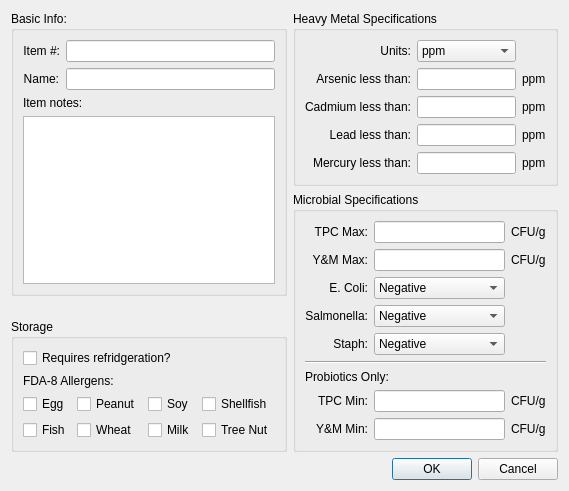
<?xml version="1.0" encoding="UTF-8"?>
<ui version="4.0">
 <class>Dialog</class>
 <widget class="QDialog" name="Dialog">
  <property name="geometry">
   <rect>
    <x>0</x>
    <y>0</y>
    <width>507</width>
    <height>453</height>
   </rect>
  </property>
  <property name="windowTitle">
   <string>Dialog</string>
  </property>
  <layout class="QGridLayout" name="gridLayout_4">
   <item row="4" column="1">
    <spacer name="verticalSpacer">
     <property name="orientation">
      <enum>Qt::Vertical</enum>
     </property>
     <property name="sizeHint" stdset="0">
      <size>
       <width>20</width>
       <height>40</height>
      </size>
     </property>
    </spacer>
   </item>
   <item row="0" column="0" rowspan="2">
    <widget class="QGroupBox" name="groupBox_6">
     <property name="title">
      <string>Basic Info:</string>
     </property>
     <layout class="QFormLayout" name="formLayout">
      <item row="0" column="0">
       <widget class="QLabel" name="label">
        <property name="text">
         <string>Item #:</string>
        </property>
        <property name="alignment">
         <set>Qt::AlignRight|Qt::AlignTrailing|Qt::AlignVCenter</set>
        </property>
       </widget>
      </item>
      <item row="0" column="1">
       <widget class="QLineEdit" name="is_item_numberLE">
        <property name="enabled">
         <bool>true</bool>
        </property>
        <property name="inputMethodHints">
         <set>Qt::ImhNone</set>
        </property>
       </widget>
      </item>
      <item row="1" column="0">
       <widget class="QLabel" name="label_2">
        <property name="text">
         <string>Name:</string>
        </property>
        <property name="alignment">
         <set>Qt::AlignRight|Qt::AlignTrailing|Qt::AlignVCenter</set>
        </property>
       </widget>
      </item>
      <item row="1" column="1">
       <widget class="QLineEdit" name="is_item_nameLE"/>
      </item>
      <item row="2" column="0" colspan="2">
       <widget class="QLabel" name="label_4">
        <property name="text">
         <string>Item notes:</string>
        </property>
       </widget>
      </item>
      <item row="3" column="0" colspan="2">
       <widget class="QPlainTextEdit" name="is_item_notePT"/>
      </item>
     </layout>
    </widget>
   </item>
   <item row="3" column="0">
    <widget class="QGroupBox" name="groupBox">
     <property name="title">
      <string>Storage</string>
     </property>
     <layout class="QFormLayout" name="formLayout_2">
      <item row="0" column="0">
       <widget class="QCheckBox" name="is_fridgeCB">
        <property name="layoutDirection">
         <enum>Qt::LeftToRight</enum>
        </property>
        <property name="text">
         <string>Requires refridgeration?</string>
        </property>
       </widget>
      </item>
      <item row="1" column="0">
       <layout class="QVBoxLayout" name="verticalLayout_7">
        <item>
         <widget class="QLabel" name="label_3">
          <property name="text">
           <string>FDA-8 Allergens:</string>
          </property>
         </widget>
        </item>
        <item>
         <layout class="QGridLayout" name="gridLayout_3">
          <item row="0" column="0">
           <widget class="QCheckBox" name="is_eggCB">
            <property name="text">
             <string>Egg</string>
            </property>
           </widget>
          </item>
          <item row="0" column="1">
           <widget class="QCheckBox" name="is_peanutCB">
            <property name="text">
             <string>Peanut</string>
            </property>
           </widget>
          </item>
          <item row="0" column="2">
           <widget class="QCheckBox" name="is_soyCB">
            <property name="text">
             <string>Soy</string>
            </property>
           </widget>
          </item>
          <item row="0" column="3">
           <widget class="QCheckBox" name="is_shellfishCB">
            <property name="text">
             <string>Shellfish</string>
            </property>
           </widget>
          </item>
          <item row="1" column="0">
           <widget class="QCheckBox" name="is_fishCB">
            <property name="text">
             <string>Fish</string>
            </property>
           </widget>
          </item>
          <item row="1" column="1">
           <widget class="QCheckBox" name="is_wheatCB">
            <property name="text">
             <string>Wheat</string>
            </property>
           </widget>
          </item>
          <item row="1" column="2">
           <widget class="QCheckBox" name="is_milkCB">
            <property name="text">
             <string>Milk</string>
            </property>
           </widget>
          </item>
          <item row="1" column="3">
           <widget class="QCheckBox" name="is_treenutCB">
            <property name="text">
             <string>Tree Nut</string>
            </property>
           </widget>
          </item>
         </layout>
        </item>
       </layout>
      </item>
     </layout>
    </widget>
   </item>
   <item row="0" column="1">
    <widget class="QGroupBox" name="groupBox_2">
     <property name="title">
      <string>Heavy Metal Specifications</string>
     </property>
     <layout class="QGridLayout" name="gridLayout">
      <item row="0" column="0">
       <widget class="QLabel" name="label_5">
        <property name="text">
         <string>Units:</string>
        </property>
        <property name="alignment">
         <set>Qt::AlignRight|Qt::AlignTrailing|Qt::AlignVCenter</set>
        </property>
       </widget>
      </item>
      <item row="0" column="1">
       <widget class="QComboBox" name="is_unitCombo">
        <item>
         <property name="text">
          <string>ppm</string>
         </property>
        </item>
        <item>
         <property name="text">
          <string>mcg/serving</string>
         </property>
        </item>
        <item>
         <property name="text">
          <string>mcg/sg</string>
         </property>
        </item>
        <item>
         <property name="text">
          <string>mcg/tablet</string>
         </property>
        </item>
        <item>
         <property name="text">
          <string>mcg/capsule</string>
         </property>
        </item>
       </widget>
      </item>
      <item row="1" column="0">
       <widget class="QLabel" name="label_6">
        <property name="text">
         <string>Arsenic less than:</string>
        </property>
        <property name="alignment">
         <set>Qt::AlignRight|Qt::AlignTrailing|Qt::AlignVCenter</set>
        </property>
       </widget>
      </item>
      <item row="1" column="1">
       <widget class="QLineEdit" name="is_asLE"/>
      </item>
      <item row="1" column="2">
       <widget class="QLabel" name="is_unitL1">
        <property name="text">
         <string>ppm</string>
        </property>
       </widget>
      </item>
      <item row="2" column="0">
       <widget class="QLabel" name="label_7">
        <property name="text">
         <string>Cadmium less than:</string>
        </property>
        <property name="alignment">
         <set>Qt::AlignRight|Qt::AlignTrailing|Qt::AlignVCenter</set>
        </property>
       </widget>
      </item>
      <item row="2" column="1">
       <widget class="QLineEdit" name="is_cdLE"/>
      </item>
      <item row="2" column="2">
       <widget class="QLabel" name="is_unitL2">
        <property name="text">
         <string>ppm</string>
        </property>
       </widget>
      </item>
      <item row="3" column="0">
       <widget class="QLabel" name="label_8">
        <property name="text">
         <string>Lead less than:</string>
        </property>
        <property name="alignment">
         <set>Qt::AlignRight|Qt::AlignTrailing|Qt::AlignVCenter</set>
        </property>
       </widget>
      </item>
      <item row="3" column="1">
       <widget class="QLineEdit" name="is_pbLE"/>
      </item>
      <item row="3" column="2">
       <widget class="QLabel" name="is_unitL3">
        <property name="text">
         <string>ppm</string>
        </property>
       </widget>
      </item>
      <item row="4" column="0">
       <widget class="QLabel" name="label_9">
        <property name="text">
         <string>Mercury less than:</string>
        </property>
        <property name="alignment">
         <set>Qt::AlignRight|Qt::AlignTrailing|Qt::AlignVCenter</set>
        </property>
       </widget>
      </item>
      <item row="4" column="1">
       <widget class="QLineEdit" name="is_hgLE"/>
      </item>
      <item row="4" column="2">
       <widget class="QLabel" name="is_unitL4">
        <property name="text">
         <string>ppm</string>
        </property>
       </widget>
      </item>
     </layout>
    </widget>
   </item>
   <item row="1" column="1" rowspan="3">
    <widget class="QGroupBox" name="groupBox_3">
     <property name="title">
      <string>Microbial Specifications</string>
     </property>
     <layout class="QGridLayout" name="gridLayout_2">
      <item row="0" column="0">
       <widget class="QLabel" name="label_10">
        <property name="text">
         <string>TPC Max:</string>
        </property>
        <property name="alignment">
         <set>Qt::AlignRight|Qt::AlignTrailing|Qt::AlignVCenter</set>
        </property>
       </widget>
      </item>
      <item row="0" column="1">
       <widget class="QLineEdit" name="is_tpc_maxLE"/>
      </item>
      <item row="0" column="2">
       <widget class="QLabel" name="label_11">
        <property name="text">
         <string>CFU/g</string>
        </property>
       </widget>
      </item>
      <item row="1" column="0">
       <widget class="QLabel" name="label_12">
        <property name="text">
         <string>Y&amp;M Max:</string>
        </property>
        <property name="alignment">
         <set>Qt::AlignRight|Qt::AlignTrailing|Qt::AlignVCenter</set>
        </property>
       </widget>
      </item>
      <item row="1" column="1">
       <widget class="QLineEdit" name="is_ym_maxLE"/>
      </item>
      <item row="1" column="2">
       <widget class="QLabel" name="label_13">
        <property name="text">
         <string>CFU/g</string>
        </property>
       </widget>
      </item>
      <item row="2" column="0">
       <widget class="QLabel" name="label_14">
        <property name="text">
         <string>E. Coli:</string>
        </property>
        <property name="alignment">
         <set>Qt::AlignRight|Qt::AlignTrailing|Qt::AlignVCenter</set>
        </property>
       </widget>
      </item>
      <item row="2" column="1">
       <widget class="QComboBox" name="is_ecoliCombo">
        <item>
         <property name="text">
          <string>Negative</string>
         </property>
        </item>
        <item>
         <property name="text">
          <string>Not Tested</string>
         </property>
        </item>
        <item>
         <property name="text">
          <string>Positive</string>
         </property>
        </item>
       </widget>
      </item>
      <item row="3" column="0">
       <widget class="QLabel" name="label_15">
        <property name="text">
         <string>Salmonella:</string>
        </property>
        <property name="alignment">
         <set>Qt::AlignRight|Qt::AlignTrailing|Qt::AlignVCenter</set>
        </property>
       </widget>
      </item>
      <item row="3" column="1">
       <widget class="QComboBox" name="is_salmonellaCombo">
        <item>
         <property name="text">
          <string>Negative</string>
         </property>
        </item>
        <item>
         <property name="text">
          <string>Not Tested</string>
         </property>
        </item>
        <item>
         <property name="text">
          <string>Positive</string>
         </property>
        </item>
       </widget>
      </item>
      <item row="4" column="0">
       <widget class="QLabel" name="label_16">
        <property name="text">
         <string>Staph:</string>
        </property>
        <property name="alignment">
         <set>Qt::AlignRight|Qt::AlignTrailing|Qt::AlignVCenter</set>
        </property>
       </widget>
      </item>
      <item row="4" column="1">
       <widget class="QComboBox" name="is_staphCombo">
        <item>
         <property name="text">
          <string>Negative</string>
         </property>
        </item>
        <item>
         <property name="text">
          <string>Not Tested</string>
         </property>
        </item>
        <item>
         <property name="text">
          <string>Positive</string>
         </property>
        </item>
       </widget>
      </item>
      <item row="5" column="0" colspan="3">
       <widget class="Line" name="line">
        <property name="orientation">
         <enum>Qt::Horizontal</enum>
        </property>
       </widget>
      </item>
      <item row="6" column="0" colspan="2">
       <widget class="QLabel" name="label_17">
        <property name="text">
         <string>Probiotics Only:</string>
        </property>
       </widget>
      </item>
      <item row="7" column="0">
       <widget class="QLabel" name="label_18">
        <property name="text">
         <string>TPC Min:</string>
        </property>
        <property name="alignment">
         <set>Qt::AlignRight|Qt::AlignTrailing|Qt::AlignVCenter</set>
        </property>
       </widget>
      </item>
      <item row="7" column="1">
       <widget class="QLineEdit" name="is_tpc_minLE"/>
      </item>
      <item row="7" column="2">
       <widget class="QLabel" name="label_19">
        <property name="text">
         <string>CFU/g</string>
        </property>
       </widget>
      </item>
      <item row="8" column="0">
       <widget class="QLabel" name="label_20">
        <property name="text">
         <string>Y&amp;M Min:</string>
        </property>
        <property name="alignment">
         <set>Qt::AlignRight|Qt::AlignTrailing|Qt::AlignVCenter</set>
        </property>
       </widget>
      </item>
      <item row="8" column="1">
       <widget class="QLineEdit" name="is_ym_minLE"/>
      </item>
      <item row="8" column="2">
       <widget class="QLabel" name="label_21">
        <property name="text">
         <string>CFU/g</string>
        </property>
       </widget>
      </item>
     </layout>
    </widget>
   </item>
   <item row="5" column="1">
    <widget class="QDialogButtonBox" name="acceptB">
     <property name="orientation">
      <enum>Qt::Horizontal</enum>
     </property>
     <property name="standardButtons">
      <set>QDialogButtonBox::Cancel|QDialogButtonBox::Ok</set>
     </property>
    </widget>
   </item>
   <item row="2" column="0">
    <spacer name="verticalSpacer_2">
     <property name="orientation">
      <enum>Qt::Vertical</enum>
     </property>
     <property name="sizeHint" stdset="0">
      <size>
       <width>20</width>
       <height>40</height>
      </size>
     </property>
    </spacer>
   </item>
  </layout>
 </widget>
 <tabstops>
  <tabstop>is_item_numberLE</tabstop>
  <tabstop>is_item_nameLE</tabstop>
  <tabstop>is_unitCombo</tabstop>
  <tabstop>is_asLE</tabstop>
  <tabstop>is_cdLE</tabstop>
  <tabstop>is_pbLE</tabstop>
  <tabstop>is_hgLE</tabstop>
  <tabstop>is_tpc_maxLE</tabstop>
  <tabstop>is_ym_maxLE</tabstop>
  <tabstop>is_ecoliCombo</tabstop>
  <tabstop>is_salmonellaCombo</tabstop>
  <tabstop>is_staphCombo</tabstop>
  <tabstop>is_tpc_minLE</tabstop>
  <tabstop>is_ym_minLE</tabstop>
  <tabstop>is_fridgeCB</tabstop>
  <tabstop>is_eggCB</tabstop>
  <tabstop>is_peanutCB</tabstop>
  <tabstop>is_soyCB</tabstop>
  <tabstop>is_shellfishCB</tabstop>
  <tabstop>is_fishCB</tabstop>
  <tabstop>is_wheatCB</tabstop>
  <tabstop>is_milkCB</tabstop>
  <tabstop>is_treenutCB</tabstop>
  <tabstop>is_item_notePT</tabstop>
 </tabstops>
 <resources/>
 <connections>
  <connection>
   <sender>acceptB</sender>
   <signal>accepted()</signal>
   <receiver>Dialog</receiver>
   <slot>accept()</slot>
   <hints>
    <hint type="sourcelabel">
     <x>248</x>
     <y>254</y>
    </hint>
    <hint type="destinationlabel">
     <x>157</x>
     <y>274</y>
    </hint>
   </hints>
  </connection>
  <connection>
   <sender>acceptB</sender>
   <signal>rejected()</signal>
   <receiver>Dialog</receiver>
   <slot>reject()</slot>
   <hints>
    <hint type="sourcelabel">
     <x>316</x>
     <y>260</y>
    </hint>
    <hint type="destinationlabel">
     <x>286</x>
     <y>274</y>
    </hint>
   </hints>
  </connection>
 </connections>
</ui>
